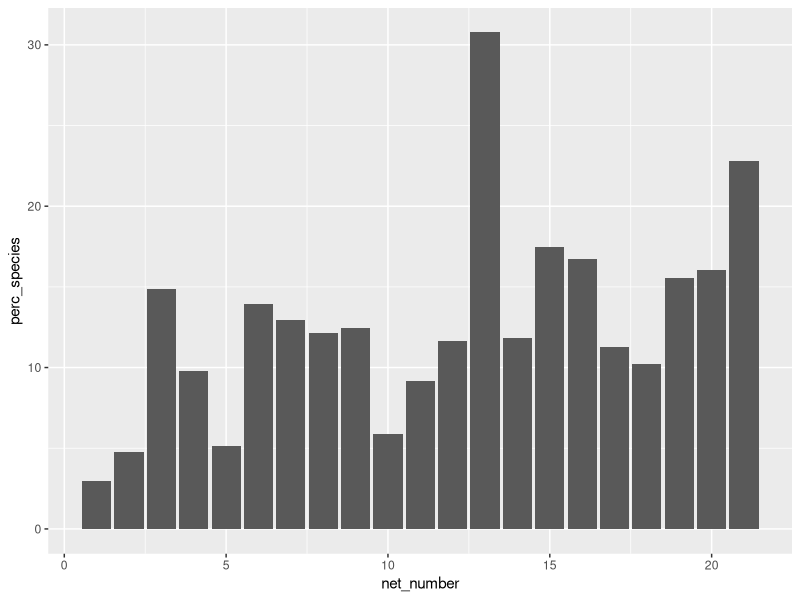

This figure's R source:
## ---- chunk 1
knitr::opts_chunk$set(echo = TRUE)
library(tidyverse)
library(readxl)
library(lubridate)

# Note: **PPP** = "Potential problem point" in code if trying to run new data 
## ---- chunk 2
recap_data <- read_excel("All Recaps Dec 9 2021.xls") 
band_data <- read_excel("All bands Dec 9 2021.xls") %>% 
  rename(Net = `Net/box`)

all_data <- recap_data %>% 
  full_join(band_data)  %>% # join recap and band data 
  mutate(Time = str_split_fixed(Time, " ", 2)[,2]) %>% # only keep time (not [incorrect] date) **PPP**
  rename(banding_date = `Banding Date`, recapture_date = `Recapture Date`, how_captured = `How Captured`, band_number = `Band Number`, wing_chord = `Wing Chord`) %>%  # rename columns without spaces
  mutate(net_number = as.numeric(Net), Species = as.factor(Species)) %>% # only keep number for nets; change species to factor 
  mutate(obs_date = coalesce(recapture_date, banding_date)) # **NEXT - make banding_date appear as obs date for new birds


## ---- chunk 3
birds_per_net <- all_data %>% 
  group_by(net_number) %>% 
  summarize(tot_birds= n()) %>% # total number of birds caught in each net
  filter(tot_birds > 1, !is.na(net_number)) # filter out only "real" nets **PPP** 


net_spec <- all_data %>% 
  group_by(net_number, Species) %>% 
  summarize(num_birds = n()) %>% 
  left_join(birds_per_net) %>% 
  mutate(perc_species = num_birds/tot_birds*100)
net_spec
## ---- chunk 4
net_spec %>%  
  filter(Species == "SOSP") %>% 
  ggplot(aes(x = net_number, y = perc_species))+ 
  geom_col()
